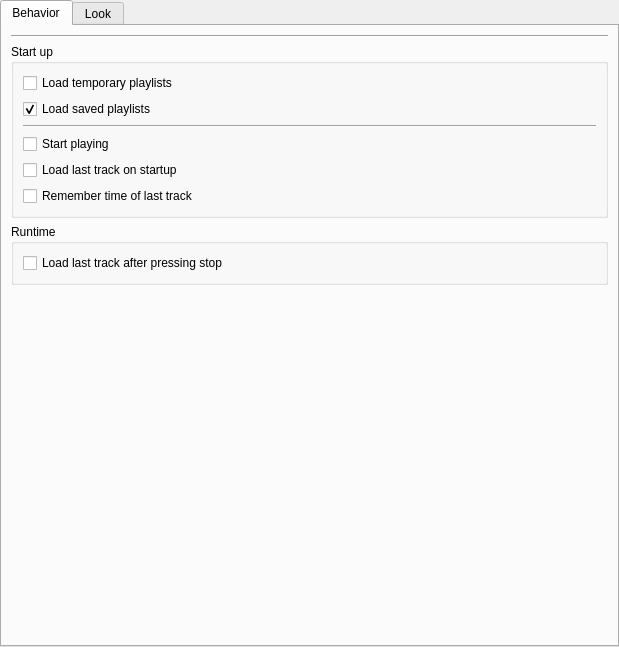
<?xml version="1.0" encoding="UTF-8"?>
<ui version="4.0">
 <class>GUI_PlaylistPreferences</class>
 <widget class="QWidget" name="GUI_PlaylistPreferences">
  <property name="geometry">
   <rect>
    <x>0</x>
    <y>0</y>
    <width>619</width>
    <height>647</height>
   </rect>
  </property>
  <layout class="QGridLayout" name="gridLayout">
   <property name="leftMargin">
    <number>0</number>
   </property>
   <property name="topMargin">
    <number>0</number>
   </property>
   <property name="rightMargin">
    <number>0</number>
   </property>
   <property name="bottomMargin">
    <number>0</number>
   </property>
   <item row="0" column="0">
    <widget class="QTabWidget" name="tabWidget">
     <property name="currentIndex">
      <number>0</number>
     </property>
     <widget class="QWidget" name="tab">
      <attribute name="title">
       <string>Behavior</string>
      </attribute>
      <layout class="QGridLayout" name="gridLayout_4">
       <item row="8" column="0">
        <spacer name="verticalSpacer_2">
         <property name="orientation">
          <enum>Qt::Vertical</enum>
         </property>
         <property name="sizeHint" stdset="0">
          <size>
           <width>20</width>
           <height>40</height>
          </size>
         </property>
        </spacer>
       </item>
       <item row="5" column="0">
        <widget class="Line" name="line">
         <property name="orientation">
          <enum>Qt::Horizontal</enum>
         </property>
        </widget>
       </item>
       <item row="6" column="0">
        <widget class="QGroupBox" name="groupBox">
         <property name="title">
          <string>Start up</string>
         </property>
         <layout class="QVBoxLayout" name="verticalLayout">
          <item>
           <widget class="QCheckBox" name="cb_load_temporary_playlists">
            <property name="text">
             <string>Load temporary playlists</string>
            </property>
           </widget>
          </item>
          <item>
           <widget class="QCheckBox" name="cb_load_saved_playlists">
            <property name="text">
             <string>Load saved playlists</string>
            </property>
            <property name="checked">
             <bool>true</bool>
            </property>
           </widget>
          </item>
          <item>
           <widget class="Line" name="line_3">
            <property name="orientation">
             <enum>Qt::Horizontal</enum>
            </property>
           </widget>
          </item>
          <item>
           <widget class="QCheckBox" name="cb_start_playing">
            <property name="text">
             <string>Start playing</string>
            </property>
           </widget>
          </item>
          <item>
           <widget class="QCheckBox" name="cb_load_last_track">
            <property name="text">
             <string>Load last track on startup</string>
            </property>
           </widget>
          </item>
          <item>
           <widget class="QCheckBox" name="cb_remember_time">
            <property name="text">
             <string>Remember time of last track</string>
            </property>
           </widget>
          </item>
         </layout>
        </widget>
       </item>
       <item row="7" column="0">
        <widget class="QGroupBox" name="groupBox_2">
         <property name="title">
          <string>Runtime</string>
         </property>
         <layout class="QVBoxLayout" name="verticalLayout_2">
          <item>
           <widget class="QCheckBox" name="cb_remember_after_stop">
            <property name="text">
             <string>Load last track after pressing stop</string>
            </property>
           </widget>
          </item>
         </layout>
        </widget>
       </item>
      </layout>
     </widget>
     <widget class="QWidget" name="tab_2">
      <attribute name="title">
       <string>Look</string>
      </attribute>
      <layout class="QGridLayout" name="gridLayout_3">
       <item row="4" column="1">
        <widget class="QPushButton" name="btn_default">
         <property name="text">
          <string notr="true">Default</string>
         </property>
        </widget>
       </item>
       <item row="2" column="0" colspan="2">
        <widget class="QLineEdit" name="le_expression"/>
       </item>
       <item row="5" column="0">
        <spacer name="verticalSpacer">
         <property name="orientation">
          <enum>Qt::Vertical</enum>
         </property>
         <property name="sizeHint" stdset="0">
          <size>
           <width>20</width>
           <height>40</height>
          </size>
         </property>
        </spacer>
       </item>
       <item row="3" column="0" colspan="2">
        <layout class="QGridLayout" name="gridLayout_2">
         <property name="horizontalSpacing">
          <number>6</number>
         </property>
         <property name="verticalSpacing">
          <number>10</number>
         </property>
         <item row="1" column="0">
          <widget class="QLabel" name="label_4">
           <property name="font">
            <font>
             <italic>true</italic>
            </font>
           </property>
           <property name="text">
            <string>'italic text'</string>
           </property>
          </widget>
         </item>
         <item row="5" column="0">
          <widget class="QLabel" name="label_9">
           <property name="text">
            <string>Example</string>
           </property>
          </widget>
         </item>
         <item row="0" column="2">
          <widget class="QLabel" name="label_5">
           <property name="text">
            <string notr="true">%nr%</string>
           </property>
          </widget>
         </item>
         <item row="2" column="2">
          <widget class="QLabel" name="label_7">
           <property name="text">
            <string notr="true">%artist%</string>
           </property>
          </widget>
         </item>
         <item row="0" column="0">
          <widget class="QLabel" name="label">
           <property name="font">
            <font>
             <weight>75</weight>
             <bold>true</bold>
            </font>
           </property>
           <property name="text">
            <string>*bold text*</string>
           </property>
          </widget>
         </item>
         <item row="0" column="3">
          <widget class="QLabel" name="lab_trackno">
           <property name="text">
            <string notr="true">track number</string>
           </property>
          </widget>
         </item>
         <item row="3" column="2">
          <widget class="QLabel" name="label_8">
           <property name="text">
            <string notr="true">%album%</string>
           </property>
          </widget>
         </item>
         <item row="1" column="2">
          <widget class="QLabel" name="label_6">
           <property name="text">
            <string notr="true">%title%</string>
           </property>
          </widget>
         </item>
         <item row="1" column="3">
          <widget class="QLabel" name="lab_title">
           <property name="text">
            <string notr="true">title</string>
           </property>
          </widget>
         </item>
         <item row="2" column="3">
          <widget class="QLabel" name="lab_artist">
           <property name="text">
            <string notr="true">artist</string>
           </property>
          </widget>
         </item>
         <item row="3" column="3">
          <widget class="QLabel" name="lab_album">
           <property name="text">
            <string notr="true">album</string>
           </property>
          </widget>
         </item>
         <item row="5" column="2" colspan="2">
          <widget class="QLabel" name="label_2">
           <property name="text">
            <string notr="true"> %nr% - '%title%' - %artist%</string>
           </property>
          </widget>
         </item>
         <item row="4" column="0" colspan="4">
          <widget class="Line" name="line_4">
           <property name="orientation">
            <enum>Qt::Horizontal</enum>
           </property>
          </widget>
         </item>
         <item row="0" column="1" rowspan="4">
          <widget class="Line" name="line_5">
           <property name="orientation">
            <enum>Qt::Vertical</enum>
           </property>
          </widget>
         </item>
        </layout>
       </item>
       <item row="4" column="0">
        <spacer name="horizontalSpacer">
         <property name="orientation">
          <enum>Qt::Horizontal</enum>
         </property>
         <property name="sizeHint" stdset="0">
          <size>
           <width>40</width>
           <height>20</height>
          </size>
         </property>
        </spacer>
       </item>
       <item row="1" column="0" colspan="2">
        <widget class="QCheckBox" name="cb_show_numbers">
         <property name="text">
          <string>Show numbers</string>
         </property>
        </widget>
       </item>
       <item row="0" column="0">
        <widget class="QCheckBox" name="cb_show_clear_button">
         <property name="text">
          <string>Show clear button</string>
         </property>
        </widget>
       </item>
      </layout>
     </widget>
    </widget>
   </item>
  </layout>
 </widget>
 <resources/>
 <connections/>
</ui>
